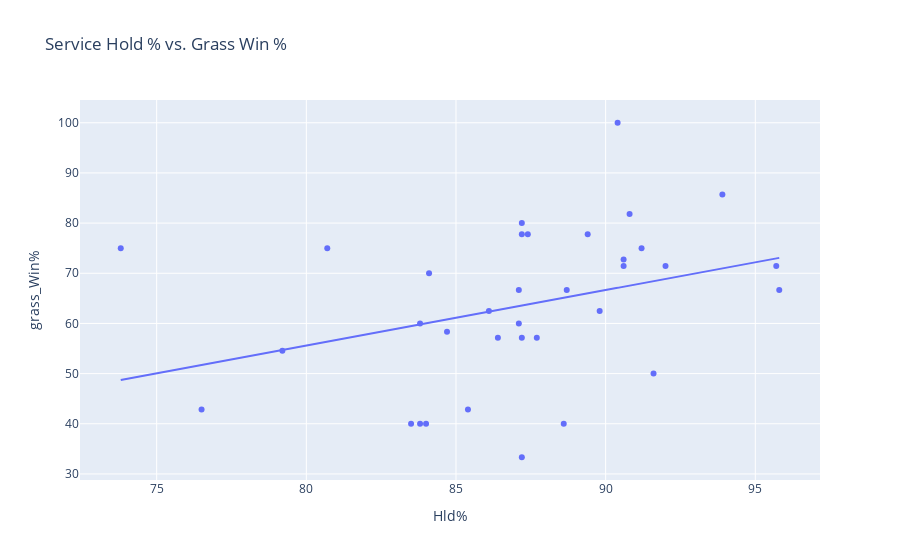

Source (notebook cell):
### Code cell
fig = px.scatter(grassserve, x = "Hld%", y = "grass_Win%", hover_name = "name",
                 title = "Service Hold % vs. Grass Win %")
coefficients = np.polyfit(grassserve['Hld%'], grassserve['grass_Win%'], 1)
line_of_best_fit = np.polyval(coefficients, grassserve['Hld%'])
fig.add_trace(px.line(x=grassserve['Hld%'], y=line_of_best_fit).data[0])


fig.show()

### Figure 1 — Plotly figure (JSON) as saved in the notebook; plotly's stock layout.template omitted (floating-point values rounded to 4 significant figures)
{"data": [{"hovertemplate": "<b>%{hovertext}</b><br><br>Hld%=%{x}<br>grass_Win%=%{y}<extra></extra>", "hovertext": ["Carlos Alcaraz", "Novak Djokovic", "Alexander Bublik", "Andrey Rublev", "Frances Tiafoe", "Holger Rune", "Tallon Griekspoor", "Adrian Mannarino", "Christopher Eubanks", "Francisco Cerundolo", "Jannik Sinner", "Alexander Zverev", "Grigor Dimitrov", "Jan Lennard Struff", "Daniil Medvedev", "Alex De Minaur", "Hubert Hurkacz", "Lorenzo Musetti", "Jiri Lehecka", "Roman Safiullin", "Cameron Norrie", "Sebastian Korda", "Tommy Paul", "Laslo Djere", "Nicolas Jarry", "Yannick Hanfmann", "Mackenzie Mcdonald", "Stefanos Tsitsipas", "Taylor Fritz", "Ugo Humbert", "Alejandro Davidovich Fokina", "Aleksandar Vukic", "Aslan Karatsev", "Ben Shelton", "Lorenzo Sonego"], "legendgroup": "", "marker": {"color": "#636efa", "symbol": "circle"}, "mode": "markers", "name": "", "orientation": "v", "showlegend": false, "type": "scatter", "x": [90.4, 93.9, 90.8, 87.2, 87.4, 89.4, 87.2, 80.7, 91.2, 73.8, 90.6, 95.7, 92, 90.6, 84.1, 87.1, 95.8, 88.7, 89.8, 86.1, 83.8, 87.1, 84.7, 87.2, 87.7, 86.4, 79.2, 91.6, 85.4, 76.5, 83.8, 84, 83.5, 88.6, 87.2], "xaxis": "x", "y": [100, 85.71, 81.82, 80, 77.78, 77.78, 77.78, 75, 75, 75, 72.73, 71.43, 71.43, 71.43, 70, 66.67, 66.67, 66.67, 62.5, 62.5, 60, 60, 58.33, 57.14, 57.14, 57.14, 54.55, 50, 42.86, 42.86, 40, 40, 40, 40, 33.33], "yaxis": "y"}, {"hovertemplate": "x=%{x}<br>y=%{y}<extra></extra>", "legendgroup": "", "line": {"color": "#636efa", "dash": "solid"}, "marker": {"symbol": "circle"}, "mode": "lines", "name": "", "orientation": "v", "showlegend": false, "type": "scatter", "x": [90.4, 93.9, 90.8, 87.2, 87.4, 89.4, 87.2, 80.7, 91.2, 73.8, 90.6, 95.7, 92, 90.6, 84.1, 87.1, 95.8, 88.7, 89.8, 86.1, 83.8, 87.1, 84.7, 87.2, 87.7, 86.4, 79.2, 91.6, 85.4, 76.5, 83.8, 84, 83.5, 88.6, 87.2], "xaxis": "x", "y": [67.09, 70.97, 67.54, 63.55, 63.77, 65.99, 63.55, 56.36, 67.98, 48.72, 67.32, 72.96, 68.86, 67.32, 60.12, 63.44, 73.07, 65.21, 66.43, 62.34, 59.79, 63.44, 60.79, 63.55, 64.11, 62.67, 54.7, 68.42, 61.56, 51.71, 59.79, 60.01, 59.46, 65.1, 63.55], "yaxis": "y"}], "layout": {"legend": {"tracegroupgap": 0}, "title": {"text": "Service Hold % vs. Grass Win %"}, "xaxis": {"anchor": "y", "domain": [0, 1], "title": {"text": "Hld%"}}, "yaxis": {"anchor": "x", "domain": [0, 1], "title": {"text": "grass_Win%"}}}}
